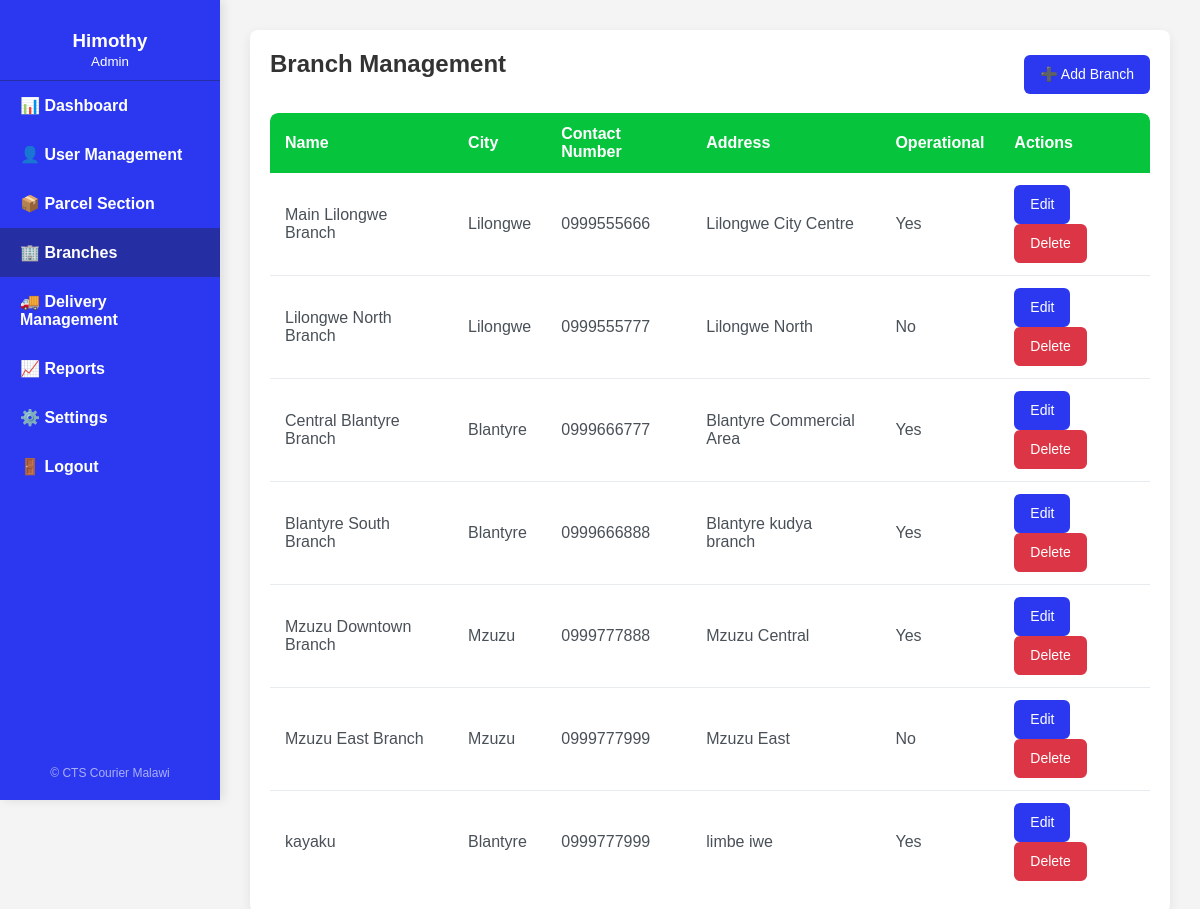
The page /view/admin_home.php?section=branches (signed in) on the database its author committed.
### tables this page shows
CREATE TABLE `branches` (
  `id` int(11) NOT NULL,
  `name` varchar(100) NOT NULL,
  `city` enum('Lilongwe','Blantyre','Mzuzu') NOT NULL,
  `contact_number` varchar(15) NOT NULL,
  `address` text NOT NULL,
  `is_operational` tinyint(1) NOT NULL DEFAULT 1,
  `created_at` timestamp NOT NULL DEFAULT current_timestamp(),
  `updated_at` timestamp NOT NULL DEFAULT current_timestamp() ON UPDATE current_timestamp()
);

### view/sections/branches.php (the view, shortened to what this page needs)
<div class="card">
    <div class="user-management-header">
        <h2>Branch Management</h2>
        <button onclick="openAddBranchModal()" class="btn btn-primary">➕ Add Branch</button>
    </div>
    <table class="user-table">
        <thead>
            <tr>
                <th>Name</th>
                <th>City</th>
                <th>Contact Number</th>
                <th>Address</th>
                <th>Operational</th>
                <th>Actions</th>
            </tr>
        </thead>
        <tbody id="branches-body">
            <?php
            include './db/connection.php';
            $branches = $conn->query("SELECT * FROM branches");
            while ($row = $branches->fetch_assoc()) {
                $name = htmlspecialchars($row['name'], ENT_QUOTES);
                $city = htmlspecialchars($row['city'], ENT_QUOTES);
                $contactNumber = htmlspecialchars($row['contact_number'], ENT_QUOTES);
                $address = htmlspecialchars($row['address'], ENT_QUOTES);
                $isOperational = $row['is_operational'] ? 'Yes' : 'No';
                $branchJson = htmlspecialchars(json_encode([
                    'id' => $row['id'],
                    'name' => $row['name'],
                    'city' => $row['city'],
                    'contact_number' => $row['contact_number'],
                    'address' => $row['address'],
                    'is_operational' => $row['is_operational']
                ]), ENT_QUOTES);
                echo "<tr>
                        <td>{$name}</td>
                        <td>{$city}</td>
                        <td>{$contactNumber}</td>
                        <td>{$address}</td>
                        <td>{$isOperational}</td>
                        <td>
                            <button class='btn btn-warning edit-branch-btn' data-branch='{$branchJson}'>Edit</button>
                            <button class='btn btn-danger delete-branch-btn' data-id='{$row['id']}'>Delete</button>
                        </td>
                      </tr>";
            }
            ?>
        </tbody>
    </table>
</div>

### view/admin_home.php (style rules this page uses)
* { box-sizing: border-box; }
body { margin: 0; font-family: Arial, sans-serif; background: #f4f4f4; display: flex; }
.card { background: white; box-shadow: 0 3px 10px rgba(0,0,0,0.1); padding: 20px; border-radius: 10px; margin-bottom: 20px; }

### rows shown on the page
branches: name "Main Lilongwe Branch", city "Lilongwe", contact_number "0999555666", address "Lilongwe City Centre", is_operational "Yes"
branches: name "Lilongwe North Branch", city "Lilongwe", contact_number "0999555777", address "Lilongwe North", is_operational "No"
branches: name "Central Blantyre Branch", city "Blantyre", contact_number "0999666777", address "Blantyre Commercial Area", is_operational "Yes"
branches: name "Blantyre South Branch", city "Blantyre", contact_number "0999666888", address "Blantyre kudya branch", is_operational "Yes"
branches: name "Mzuzu Downtown Branch", city "Mzuzu", contact_number "0999777888", address "Mzuzu Central", is_operational "Yes"
branches: name "Mzuzu East Branch", city "Mzuzu", contact_number "0999777999", address "Mzuzu East", is_operational "No"
branches: name "kayaku", city "Blantyre", contact_number "0999777999", address "limbe iwe", is_operational "Yes"

### other values the page prints
$_SESSION['first_name'] "Himothy"
$_SESSION['role'] "Admin"
